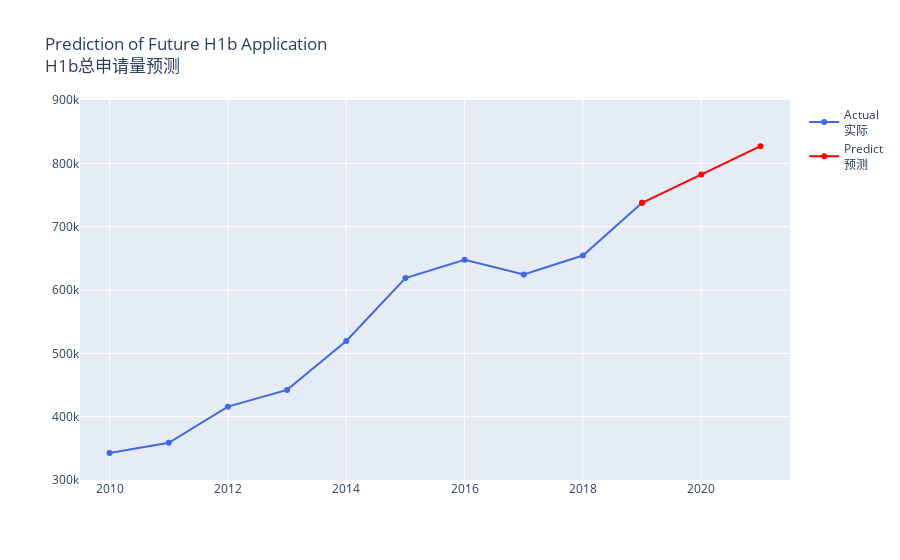

The notebook cell this image was saved under:
### Code cell
fig = go.Figure()
fig.add_trace(go.Scatter(x=np.array([2010,2011,2012,2013,2014,2015,2016,2017,2018,2019]).astype(object), 
                         y= np.array([342575,358816,415845,442275,519505,618804,647852,624650,654360,737619]), name='Actual'+'<br>'+'实际',
                         line = dict(color='royalblue', width=2)))
fig.add_trace(go.Scatter(x=np.array([2019,2020,2021]).astype(object), y=np.array([737619,782372,827125]), name='Predict'+'<br>'+'预测',
                         line = dict(color='red', width=2)))
fig.update_layout(title='Prediction of Future H1b Application'+'<br>'+'H1b总申请量预测')
fig.update_xaxes(range=[2009.5, 2021.5])
fig.update_yaxes(range=[300000, 900000])
fig.show()

### Figure 1 — Plotly figure (JSON) as saved in the notebook; plotly's stock layout.template omitted (floating-point values rounded to 4 significant figures)
{"data": [{"line": {"color": "royalblue", "width": 2}, "name": "Actual<br>实际", "type": "scatter", "x": [2010, 2011, 2012, 2013, 2014, 2015, 2016, 2017, 2018, 2019], "y": [342575, 358816, 415845, 442275, 519505, 618804, 647852, 624650, 654360, 737619]}, {"line": {"color": "red", "width": 2}, "name": "Predict<br>预测", "type": "scatter", "x": [2019, 2020, 2021], "y": [737619, 782372, 827125]}], "layout": {"title": {"text": "Prediction of Future H1b Application<br>H1b总申请量预测"}, "xaxis": {"range": [2010.0, 2022.0]}, "yaxis": {"range": [300000, 900000]}}}
